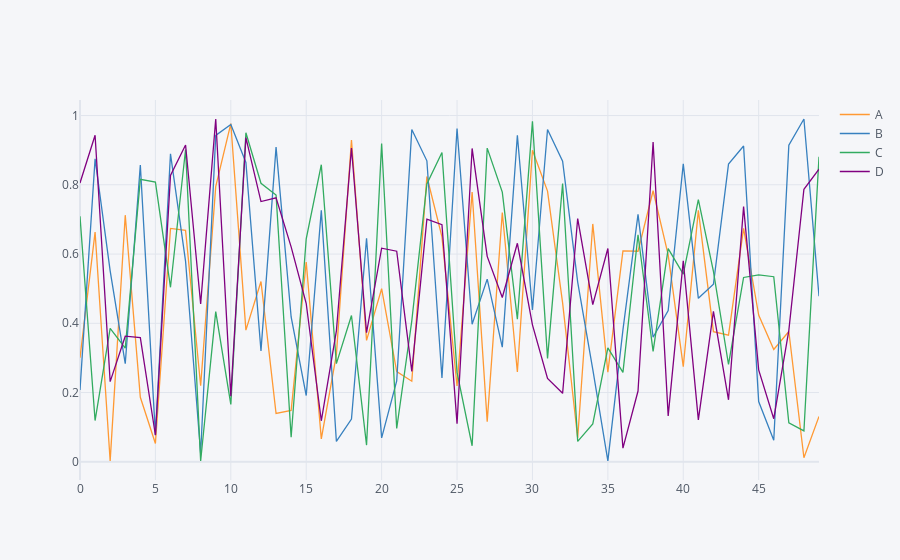

Notebook code cell kept with this figure:
### Code cell
arr_1 = np.random.rand(50, 4)
df_1 = pd.DataFrame(arr_1, columns=["A", "B", "C", "D"])
df_1.head()
df_1.iplot()
